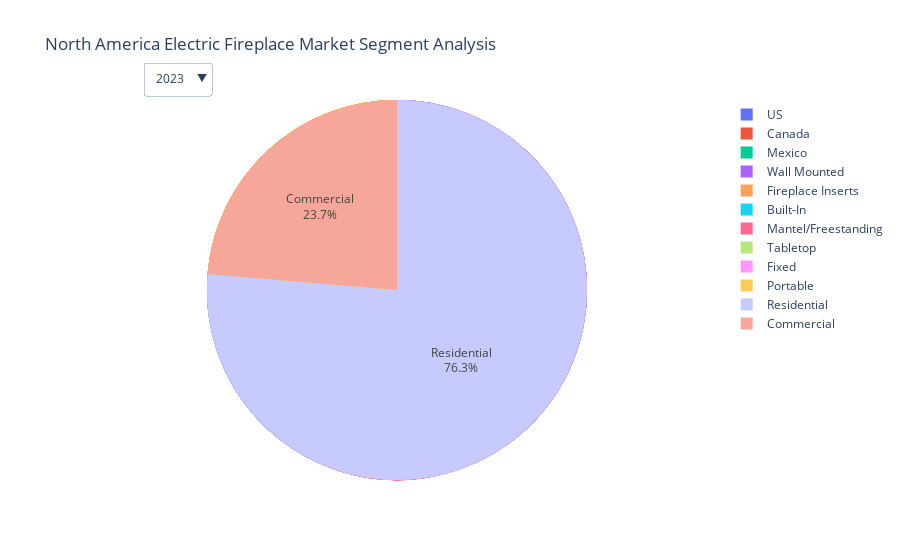

Notebook cell for this chart:
### Code cell
import pandas as pd
import plotly.graph_objects as go

# Load the Excel file
file_path = 'firemarket.xlsx'
sheet_names = ['Table1', 'Table2', 'Table3', 'Table4', 'Table5', 'Table6', 'Table7']

data = {sheet: pd.read_excel(file_path, sheet_name=sheet) for sheet in sheet_names}
df_table3 = data['Table3']
df_table4 = data['Table4']
df_table5 = data['Table5']
df_table6 = data['Table6']
df_table7 = data['Table7']

# Prepare the data for each year
years = df_table3['North America Region'].tolist()

# Initialize figure
fig = go.Figure()

# Define the function to create traces
def create_pie_trace(table, year, labels, title):
    values = table[table.iloc[:, 0] == year].iloc[0, 1:].values
    return go.Pie(labels=labels, values=values, name=f'{title} ({year})')

# Add pie chart traces for each table and year
for year in years:
    fig.add_trace(create_pie_trace(df_table4, year, ['US', 'Canada', 'Mexico'], 'Market Share by Country'))
    fig.add_trace(create_pie_trace(df_table5, year, ['Wall Mounted', 'Built-In', 'Fireplace Inserts', 'Mantel/Freestanding', 'Tabletop'], 'Market Share by Type'))
    fig.add_trace(create_pie_trace(df_table6, year, ['Fixed', 'Portable'], 'Market Share by Installations'))
    fig.add_trace(create_pie_trace(df_table7, year, ['Residential', 'Commercial'], 'Market Share by Application'))

# Create dropdown menus
buttons = []
for i, year in enumerate(years):
    visibility = [False] * (4 * len(years))
    visibility[i * 4:(i + 1) * 4] = [True, True, True, True]
    buttons.append(dict(label=f'{year}', method='update', args=[{'visible': visibility}, {'title': f'Market Analysis for {year}'}]))

# Update layout with dropdown menu
fig.update_layout(
    updatemenus=[dict(active=0, buttons=buttons, x=0.1, xanchor='left', y=1.1, yanchor='top')],
    title_text='North America Electric Fireplace Market Segment Analysis'
)

# Update layout for the pie chart
fig.update_traces(textposition='inside', textinfo='percent+label')

# Show the plot
fig.show()

### Figure 1 — Plotly figure (JSON) as saved in the notebook; plotly's stock layout.template omitted (floating-point values rounded to 4 significant figures)
{"data": [{"labels": ["US", "Canada", "Mexico"], "name": "Market Share by Country (2023)", "textinfo": "percent+label", "textposition": "inside", "type": "pie", "values": [635.0, 204.8, 48.97, 888.8]}, {"labels": ["Wall Mounted", "Built-In", "Fireplace Inserts", "Mantel/Freestanding", "Tabletop"], "name": "Market Share by Type (2023)", "textinfo": "percent+label", "textposition": "inside", "type": "pie", "values": [348.9, 174.9, 231.3, 89.48, 44.21]}, {"labels": ["Fixed", "Portable"], "name": "Market Share by Installations (2023)", "textinfo": "percent+label", "textposition": "inside", "type": "pie", "values": [672.2, 216.5, 888.8]}, {"labels": ["Residential", "Commercial"], "name": "Market Share by Application (2023)", "textinfo": "percent+label", "textposition": "inside", "type": "pie", "values": [693.7, 195.0, 888.8]}, {"labels": ["US", "Canada", "Mexico"], "name": "Market Share by Country (2024)", "textinfo": "percent+label", "textposition": "inside", "type": "pie", "values": [653.0, 211.4, 50.23, 914.7]}, {"labels": ["Wall Mounted", "Built-In", "Fireplace Inserts", "Mantel/Freestanding", "Tabletop"], "name": "Market Share by Type (2024)", "textinfo": "percent+label", "textposition": "inside", "type": "pie", "values": [362.1, 177.8, 237.0, 91.95, 45.87]}, {"labels": ["Fixed", "Portable"], "name": "Market Share by Installations (2024)", "textinfo": "percent+label", "textposition": "inside", "type": "pie", "values": [687.4, 227.2, 914.7]}, {"labels": ["Residential", "Commercial"], "name": "Market Share by Application (2024)", "textinfo": "percent+label", "textposition": "inside", "type": "pie", "values": [711.7, 203.0, 914.7]}, {"labels": ["US", "Canada", "Mexico"], "name": "Market Share by Country (2025)", "textinfo": "percent+label", "textposition": "inside", "type": "pie", "values": [672.1, 218.5, 51.55, 942.2]}, {"labels": ["Wall Mounted", "Built-In", "Fireplace Inserts", "Mantel/Freestanding", "Tabletop"], "name": "Market Share by Type (2025)", "textinfo": "percent+label", "textposition": "inside", "type": "pie", "values": [376.1, 180.9, 243.1, 94.58, 47.57]}, {"labels": ["Fixed", "Portable"], "name": "Market Share by Installations (2025)", "textinfo": "percent+label", "textposition": "inside", "type": "pie", "values": [703.6, 238.6, 942.2]}, {"labels": ["Residential", "Commercial"], "name": "Market Share by Application (2025)", "textinfo": "percent+label", "textposition": "inside", "type": "pie", "values": [730.8, 211.4, 942.2]}, {"labels": ["US", "Canada", "Mexico"], "name": "Market Share by Country (2026)", "textinfo": "percent+label", "textposition": "inside", "type": "pie", "values": [692.9, 226.5, 53.01, 972.4]}, {"labels": ["Wall Mounted", "Built-In", "Fireplace Inserts", "Mantel/Freestanding", "Tabletop"], "name": "Market Share by Type (2026)", "textinfo": "percent+label", "textposition": "inside", "type": "pie", "values": [391.4, 184.4, 249.8, 97.46, 49.36]}, {"labels": ["Fixed", "Portable"], "name": "Market Share by Installations (2026)", "textinfo": "percent+label", "textposition": "inside", "type": "pie", "values": [721.5, 250.8, 972.4]}, {"labels": ["Residential", "Commercial"], "name": "Market Share by Application (2026)", "textinfo": "percent+label", "textposition": "inside", "type": "pie", "values": [751.8, 220.6, 972.4]}, {"labels": ["US", "Canada", "Mexico"], "name": "Market Share by Country (2027)", "textinfo": "percent+label", "textposition": "inside", "type": "pie", "values": [716.7, 235.6, 54.69, 1007.0]}, {"labels": ["Wall Mounted", "Built-In", "Fireplace Inserts", "Mantel/Freestanding", "Tabletop"], "name": "Market Share by Type (2027)", "textinfo": "percent+label", "textposition": "inside", "type": "pie", "values": [408.7, 188.6, 257.5, 100.8, 51.34]}, {"labels": ["Fixed", "Portable"], "name": "Market Share by Installations (2027)", "textinfo": "percent+label", "textposition": "inside", "type": "pie", "values": [742.5, 264.5, 1007.0]}, {"labels": ["Residential", "Commercial"], "name": "Market Share by Application (2027)", "textinfo": "percent+label", "textposition": "inside", "type": "pie", "values": [776.1, 230.9, 1007.0]}, {"labels": ["US", "Canada", "Mexico"], "name": "Market Share by Country (2028)", "textinfo": "percent+label", "textposition": "inside", "type": "pie", "values": [745.2, 246.4, 56.73, 1048.0]}, {"labels": ["Wall Mounted", "Built-In", "Fireplace Inserts", "Mantel/Freestanding", "Tabletop"], "name": "Market Share by Type (2028)", "textinfo": "percent+label", "textposition": "inside", "type": "pie", "values": [429.1, 194.0, 267.0, 104.8, 53.6]}, {"labels": ["Fixed", "Portable"], "name": "Market Share by Installations (2028)", "textinfo": "percent+label", "textposition": "inside", "type": "pie", "values": [768.2, 280.3, 1048.0]}, {"labels": ["Residential", "Commercial"], "name": "Market Share by Application (2028)", "textinfo": "percent+label", "textposition": "inside", "type": "pie", "values": [805.5, 242.9, 1048.0]}, {"labels": ["US", "Canada", "Mexico"], "name": "Market Share by Country (2029)", "textinfo": "percent+label", "textposition": "inside", "type": "pie", "values": [780.5, 260.0, 59.3, 1100.0]}, {"labels": ["Wall Mounted", "Built-In", "Fireplace Inserts", "Mantel/Freestanding", "Tabletop"], "name": "Market Share by Type (2029)", "textinfo": "percent+label", "textposition": "inside", "type": "pie", "values": [453.9, 201.0, 278.8, 109.8, 56.32]}, {"labels": ["Fixed", "Portable"], "name": "Market Share by Installations (2029)", "textinfo": "percent+label", "textposition": "inside", "type": "pie", "values": [800.7, 299.1, 1100.0]}, {"labels": ["Residential", "Commercial"], "name": "Market Share by Application (2029)", "textinfo": "percent+label", "textposition": "inside", "type": "pie", "values": [842.3, 257.5, 1100.0]}, {"labels": ["US", "Canada", "Mexico"], "name": "Market Share by Country (2030)", "textinfo": "percent+label", "textposition": "inside", "type": "pie", "values": [825.1, 277.1, 62.67, 1165.0]}, {"labels": ["Wall Mounted", "Built-In", "Fireplace Inserts", "Mantel/Freestanding", "Tabletop"], "name": "Market Share by Type (2030)", "textinfo": "percent+label", "textposition": "inside", "type": "pie", "values": [484.7, 210.3, 294.1, 116.1, 59.67]}, {"labels": ["Fixed", "Portable"], "name": "Market Share by Installations (2030)", "textinfo": "percent+label", "textposition": "inside", "type": "pie", "values": [842.7, 322.1, 1165.0]}, {"labels": ["Residential", "Commercial"], "name": "Market Share by Application (2030)", "textinfo": "percent+label", "textposition": "inside", "type": "pie", "values": [889.3, 275.5, 1165.0]}], "layout": {"title": {"text": "North America Electric Fireplace Market Segment Analysis"}, "updatemenus": [{"active": 0, "buttons": [{"args": [{"visible": [true, true, true, true, false, false, false, false, false, false, false, false, false, false, false, false, false, false, false, false, false, false, false, false, false, false, false, false, false, false, false, false]}, {"title": "Market Analysis for 2023"}], "label": "2023", "method": "update"}, {"args": [{"visible": [false, false, false, false, true, true, true, true, false, false, false, false, false, false, false, false, false, false, false, false, false, false, false, false, false, false, false, false, false, false, false, false]}, {"title": "Market Analysis for 2024"}], "label": "2024", "method": "update"}, {"args": [{"visible": [false, false, false, false, false, false, false, false, true, true, true, true, false, false, false, false, false, false, false, false, false, false, false, false, false, false, false, false, false, false, false, false]}, {"title": "Market Analysis for 2025"}], "label": "2025", "method": "update"}, {"args": [{"visible": [false, false, false, false, false, false, false, false, false, false, false, false, true, true, true, true, false, false, false, false, false, false, false, false, false, false, false, false, false, false, false, false]}, {"title": "Market Analysis for 2026"}], "label": "2026", "method": "update"}, {"args": [{"visible": [false, false, false, false, false, false, false, false, false, false, false, false, false, false, false, false, true, true, true, true, false, false, false, false, false, false, false, false, false, false, false, false]}, {"title": "Market Analysis for 2027"}], "label": "2027", "method": "update"}, {"args": [{"visible": [false, false, false, false, false, false, false, false, false, false, false, false, false, false, false, false, false, false, false, false, true, true, true, true, false, false, false, false, false, false, false, false]}, {"title": "Market Analysis for 2028"}], "label": "2028", "method": "update"}, {"args": [{"visible": [false, false, false, false, false, false, false, false, false, false, false, false, false, false, false, false, false, false, false, false, false, false, false, false, true, true, true, true, false, false, false, false]}, {"title": "Market Analysis for 2029"}], "label": "2029", "method": "update"}, {"args": [{"visible": [false, false, false, false, false, false, false, false, false, false, false, false, false, false, false, false, false, false, false, false, false, false, false, false, false, false, false, false, true, true, true, true]}, {"title": "Market Analysis for 2030"}], "label": "2030", "method": "update"}], "x": 0.1, "xanchor": "left", "y": 1.1, "yanchor": "top"}]}}
